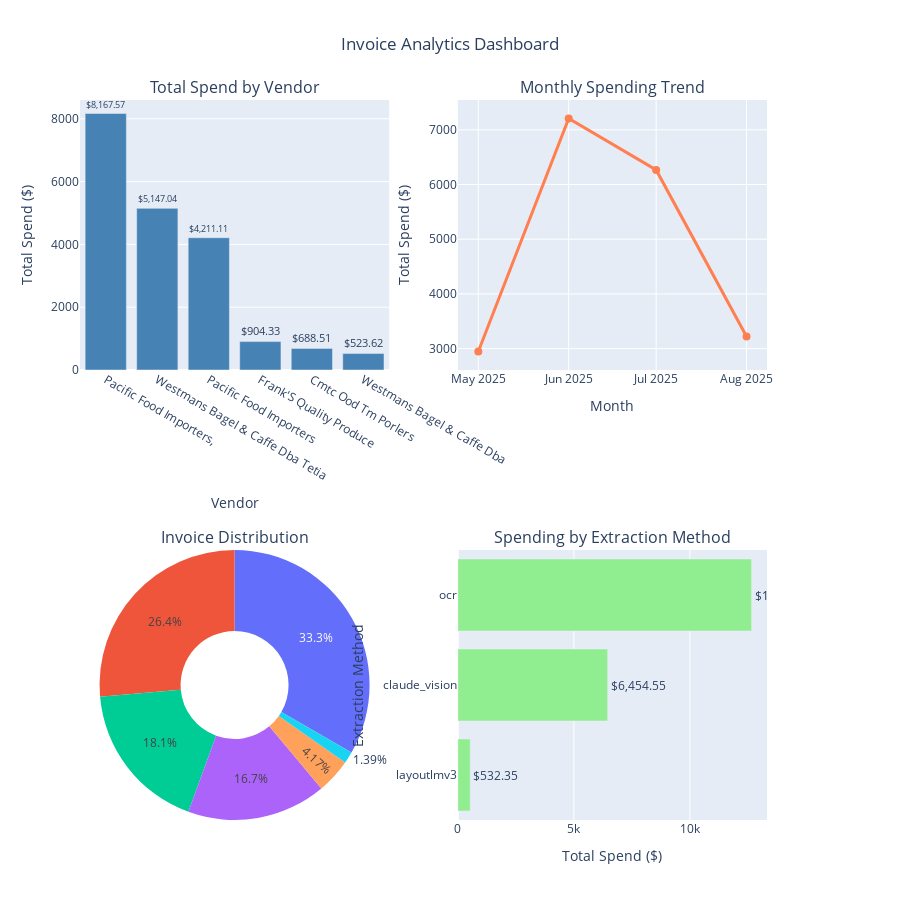

The notebook cell saved with this chart:
### Markdown cell above
## 8. Interactive Plotly Dashboard

Create interactive visualizations using Plotly.

### Code cell
if not invoices_df.empty:
    # Create interactive dashboard with Plotly
    fig = make_subplots(
        rows=2, cols=2,
        subplot_titles=('Total Spend by Vendor', 'Monthly Spending Trend', 
                       'Invoice Distribution', 'Spending by Extraction Method'),
        specs=[[{"type": "bar"}, {"type": "scatter"}],
               [{"type": "pie"}, {"type": "bar"}]]
    )
    
    # 1. Total Spend by Vendor (Bar Chart)
    vendor_totals = get_total_spend_by_vendor(invoices_df)
    fig.add_trace(
        go.Bar(
            x=vendor_totals.index,
            y=vendor_totals['total_spend'],
            name='Total Spend',
            marker_color='steelblue',
            text=[f'${x:,.2f}' for x in vendor_totals['total_spend']],
            textposition='outside'
        ),
        row=1, col=1
    )
    
    # 2. Monthly Spending Trend (Line Chart)
    monthly = get_monthly_spending(invoices_df)
    monthly.index = monthly.index.to_timestamp()
    fig.add_trace(
        go.Scatter(
            x=monthly.index,
            y=monthly['total_spend'],
            mode='lines+markers',
            name='Monthly Spend',
            line=dict(color='coral', width=3),
            marker=dict(size=8)
        ),
        row=1, col=2
    )
    
    # 3. Invoice Distribution by Vendor (Pie Chart)
    vendor_counts = invoices_df.groupby('vendor_name')['invoice_number'].count()
    fig.add_trace(
        go.Pie(
            labels=vendor_counts.index,
            values=vendor_counts.values,
            name="Invoices",
            hole=0.4
        ),
        row=2, col=1
    )
    
    # 4. Spending by Extraction Method (Bar Chart)
    method_totals = invoices_df.groupby('extraction_method')['total_amount'].sum().sort_values(ascending=True)
    fig.add_trace(
        go.Bar(
            x=method_totals.values,
            y=method_totals.index,
            orientation='h',
            name='By Method',
            marker_color='lightgreen',
            text=[f'${x:,.2f}' for x in method_totals.values],
            textposition='outside'
        ),
        row=2, col=2
    )
    
    # Update layout
    fig.update_layout(
        height=900,
        title_text="Invoice Analytics Dashboard",
        title_x=0.5,
        showlegend=False,
        font=dict(size=12)
    )
    
    # Update axes labels
    fig.update_xaxes(title_text="Vendor", row=1, col=1)
    fig.update_yaxes(title_text="Total Spend ($)", row=1, col=1)
    fig.update_xaxes(title_text="Month", row=1, col=2)
    fig.update_yaxes(title_text="Total Spend ($)", row=1, col=2)
    fig.update_xaxes(title_text="Total Spend ($)", row=2, col=2)
    fig.update_yaxes(title_text="Extraction Method", row=2, col=2)
    
    fig.show()
    
    print("✓ Interactive dashboard created!")
else:
    print("⚠ No data available for interactive dashboard")

### Figure 1 — Plotly figure (JSON) as saved in the notebook; plotly's stock layout.template omitted (floating-point values rounded to 4 significant figures)
{"data": [{"marker": {"color": "steelblue"}, "name": "Total Spend", "text": ["$8,167.57", "$5,147.04", "$4,211.11", "$904.33", "$688.51", "$523.62"], "textposition": "outside", "type": "bar", "x": ["Pacific Food Importers,", "Westmans Bagel & Caffe Dba Tetia", "Pacific Food Importers", "Frank'S Quality Produce", "Cmtc Ood Tm Porlers", "Westmans Bagel & Caffe Dba"], "xaxis": "x", "y": [8168.0, 5147.0, 4211.0, 904.3, 688.5, 523.6], "yaxis": "y"}, {"line": {"color": "coral", "width": 3}, "marker": {"size": 8}, "mode": "lines+markers", "name": "Monthly Spend", "type": "scatter", "x": ["2025-05-01T00:00:00.000000000", "2025-06-01T00:00:00.000000000", "2025-07-01T00:00:00.000000000", "2025-08-01T00:00:00.000000000"], "xaxis": "x2", "y": [2947.0, 7207.0, 6267.0, 3221.0], "yaxis": "y2"}, {"domain": {"x": [0, 0.45], "y": [0, 0.375]}, "hole": 0.4, "labels": ["Cmtc Ood Tm Porlers", "Frank'S Quality Produce", "Pacific Food Importers", "Pacific Food Importers,", "Westmans Bagel & Caffe Dba", "Westmans Bagel & Caffe Dba Tetia"], "name": "Invoices", "type": "pie", "values": [1, 12, 13, 24, 3, 19]}, {"marker": {"color": "lightgreen"}, "name": "By Method", "orientation": "h", "text": ["$532.35", "$6,454.55", "$12,655.28"], "textposition": "outside", "type": "bar", "x": [532.4, 6455.0, 12660.0], "xaxis": "x3", "y": ["layoutlmv3", "claude_vision", "ocr"], "yaxis": "y3"}], "layout": {"annotations": [{"font": {"size": 16}, "showarrow": false, "text": "Total Spend by Vendor", "x": 0.225, "xanchor": "center", "xref": "paper", "y": 1, "yanchor": "bottom", "yref": "paper"}, {"font": {"size": 16}, "showarrow": false, "text": "Monthly Spending Trend", "x": 0.775, "xanchor": "center", "xref": "paper", "y": 1, "yanchor": "bottom", "yref": "paper"}, {"font": {"size": 16}, "showarrow": false, "text": "Invoice Distribution", "x": 0.225, "xanchor": "center", "xref": "paper", "y": 0.375, "yanchor": "bottom", "yref": "paper"}, {"font": {"size": 16}, "showarrow": false, "text": "Spending by Extraction Method", "x": 0.775, "xanchor": "center", "xref": "paper", "y": 0.375, "yanchor": "bottom", "yref": "paper"}], "font": {"size": 12}, "height": 900, "showlegend": false, "title": {"text": "Invoice Analytics Dashboard", "x": 0.5}, "xaxis": {"anchor": "y", "domain": [0, 0.45], "title": {"text": "Vendor"}}, "xaxis2": {"anchor": "y2", "domain": [0.55, 1], "title": {"text": "Month"}}, "xaxis3": {"anchor": "y3", "domain": [0.55, 1], "title": {"text": "Total Spend ($)"}}, "yaxis": {"anchor": "x", "domain": [0.625, 1], "title": {"text": "Total Spend ($)"}}, "yaxis2": {"anchor": "x2", "domain": [0.625, 1], "title": {"text": "Total Spend ($)"}}, "yaxis3": {"anchor": "x3", "domain": [0, 0.375], "title": {"text": "Extraction Method"}}}}
